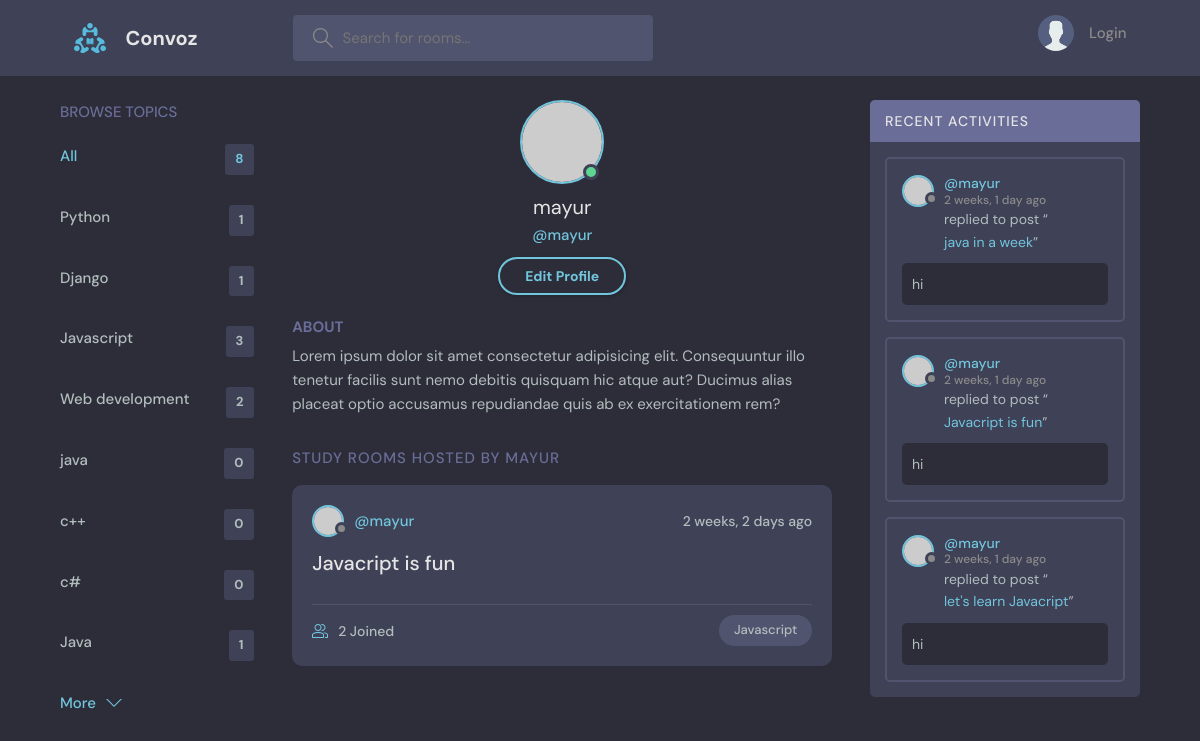
The app's page /profile/2/ with its own data.
### base/models.py (models this page shows, shortened)
class Topic(models.Model):
    name = models.CharField(max_length=200)

class Room(models.Model):
    host = models.ForeignKey(User, on_delete=models.SET_NULL, null=True)
    topic = models.ForeignKey(Topic, on_delete=models.SET_NULL, null=True)
    name = models.CharField(max_length=200)
    description = models.TextField(null=True, blank=True)
    participants = models.ManyToManyField(User, related_name='participants', blank=True)
    updated = models.DateTimeField(auto_now=True)
    created = models.DateTimeField(auto_now_add=True)
    class Meta:
        ordering = ['-updated', '-created']  # - do the order in descending oder
    def __str__(self):
        return self.name

class Message(models.Model):
    user = models.ForeignKey(User, on_delete=models.CASCADE)
    room = models.ForeignKey(Room, on_delete=models.CASCADE)
    body = models.TextField()
    updated = models.DateTimeField(auto_now=True)
    created = models.DateTimeField(auto_now_add=True)
    class Meta:
        ordering = ['-updated', '-created']

### base/views.py (the view)
# urls.py: path('profile/<str:pk>/', views.userProfile, name="user-profile"),
def userProfile(request, pk):
    user = User.objects.get(id=pk)
    rooms = user.room_set.all()
    room_messages = user.message_set.all()
    topics = Topic.objects.all()
    context = {'user':user, 'rooms':rooms,'room_messages':room_messages, 'topics':topics}
    return render(request, 'base/profile.html', context)

### base/templates/base/profile.html
{% extends 'main.html' %}
{% block content %}
  <main class="profile-page layout layout--3">
    <div class="container">
      {% include 'base/topics_component.html' %}
      <div class="roomList">
        <div class="profile">
          <div class="profile__avatar">
            <div class="avatar avatar--large active">
              <img src="https://randomuser.me/api/portraits/men/11.jpg" />
            </div>
          </div>
          <div class="profile__info">
            <h3>{{user.username}}</h3>
            <p>@{{user.username}}</p>
            <a href="edit-user.html" class="btn btn--main btn--pill">Edit Profile</a>
          </div>
          <div class="profile__about">
            <h3>About</h3>
            <p>
              Lorem ipsum dolor sit amet consectetur adipisicing elit. Consequuntur illo tenetur
              facilis sunt nemo debitis quisquam hic atque aut? Ducimus alias placeat optio
              accusamus repudiandae quis ab ex exercitationem rem?
            </p>
          </div>
        </div>
        <div class="roomList__header">
          <div>
            <h2>Study Rooms Hosted by {{user.username}}</a>
            </h2>
          </div>
        </div>
        {% include 'base/feed_component.html' %}
      </div>
      {% include 'base/activity_component.html' %}
    </div>
  </main>
  {% endblock content %}

### base/templates/base/topics_component.html
<div class="topics">
  <div class="topics__header">
    <h2>Browse Topics</h2>
  </div>
  <ul class="topics__list">
    <li>
      <a href="{% url 'home' %}" class="active">All <span>{{topics.count}}</span></a>
    </li>
    {% for topic in topics %}
    <li>
      <a href="{% url 'home' %}?q={{topic.name}}">{{topic.name}} <span>{{topic.room_set.all.count}}</span></a>
    </li>
    {% endfor %}
  </ul>
  <a class="btn btn--link" href="topics.html">
    More
    <svg
      version="1.1"
      xmlns="http://www.w3.org/2000/svg"
      width="32"
      height="32"
      viewBox="0 0 32 32"
    >
      <title>chevron-down</title>
      <path d="M16 21l-13-13h-3l16 16 16-16h-3l-13 13z"></path>
    </svg>
  </a>
</div>

### base/templates/base/feed_component.html (shortened to what this page needs)
{% for room in rooms %}
<div class="roomListRoom">
  <div class="roomListRoom__header">
    <a href="{% url 'user-profile' room.host.id %}" class="roomListRoom__author">
      <div class="avatar avatar--small">
        <img src="https://randomuser.me/api/portraits/women/11.jpg" />
      </div>
      <span>@{{room.host.username}}</span>
    </a>
    <div class="roomListRoom__actions">
      <span>{{room.created|timesince}} ago</span>
    </div>
  </div>
  <div class="roomListRoom__content">
    <a href="{% url 'room' room.id %}">{{room.name}}</a>
  </div>
  <div class="roomListRoom__meta">
    <a href="{% url 'room' room.id %}" class="roomListRoom__joined">
      {{room.participants.all.count}} Joined
    </a>
    <p class="roomListRoom__topic">{{room.topic.name}}</p>
  </div>
</div>
{% endfor %}

### base/templates/base/activity_component.html (shortened to what this page needs)
<div class="activities">
  <div class="activities__header">
    <h2>Recent Activities</h2>
  </div>
  {% for message in room_messages %}
  <div class="activities__box">
    <div class="activities__boxHeader roomListRoom__header">
      <a href="{% url 'user-profile' message.user.id %}" class="roomListRoom__author">
        <div class="avatar avatar--small">
          <img src="https://randomuser.me/api/portraits/women/11.jpg" />
        </div>
        <p>
          @{{message.user}}
          <span>{{message.created|timesince}} ago</span>
        </p>
      </a>
    </div>
    <div class="activities__boxContent">
      <p>
        replied to post “<a href="{% url 'room' message.room.id %}">{{message.room}}</a
        >”
      </p>
      <div class="activities__boxRoomContent">
        {{message.body}}
      </div>
    </div>
  </div>
  {% endfor %}
</div>

### records on screen
Topic: name "Python", room_set.all.count "1"
Topic: name "Django", room_set.all.count "1"
Topic: name "Javascript", room_set.all.count "3"
Topic: name "Web development", room_set.all.count "2"
Topic: name "java", room_set.all.count "0"
Topic: name "c++", room_set.all.count "0"
Topic: name "c#", room_set.all.count "0"
Topic: name "Java", room_set.all.count "1"
Room: host.username "mayur", created "2 weeks, 2 days", name "Javacript is fun", participants.all.count "2", topic.name "Javascript"
Message: user "mayur", created "2 weeks, 1 day", room "java in a week", body "hi"
Message: user "mayur", created "2 weeks, 1 day", room "Javacript is fun", body "hi"
Message: user "mayur", created "2 weeks, 1 day", room "let's learn Javacript", body "hi"

### other values on screen
{{ topics.count }} "8"
{{ user.username }} "mayur"
{{ user.username }} "MAYUR"
